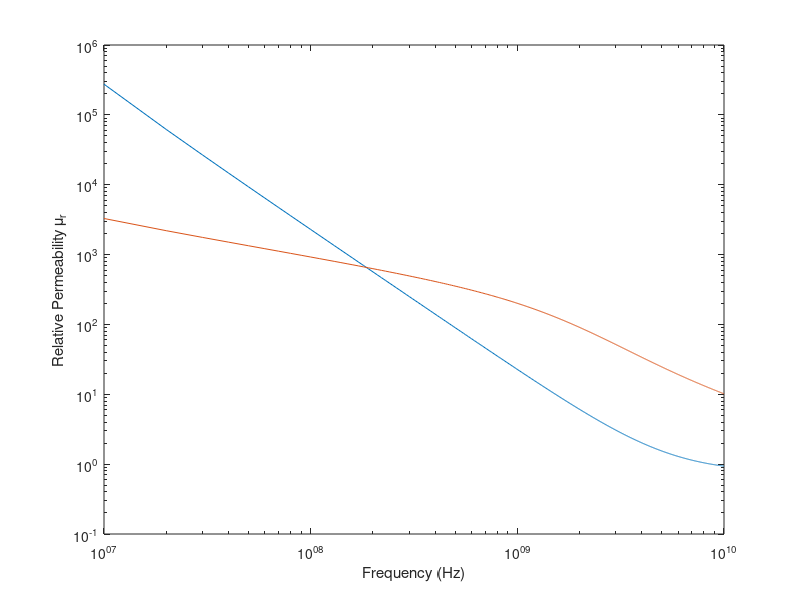

The MATLAB script that drew this image:
clc;clear all;
fi=fopen('Permeability.txt');
l=fgetl(fi);
in=1;
while ischar(l)
%for kj=1:81
    %%disp(l);
    text{in}=l;
    data{in}=sscanf(text{in},'%f %f');
    f(in)=(data{in}(1));
    eps(in)=data{in}(2);
    
    l=fgetl(fi);
    in=in+1;
end

epsr=0.9999;
a0=1e-4;%0.1mm
c0=2.99792458e8;%Speed of Light (m/s)
f0=c0/a0;%3000GHz
t0=1/f0;%0.33e-12 (s)
mu0=4*pi*(1e-7);% (H/m)
eps0=8.854187817e-12;% (F/m)

loglog(f,eps);
hold on;
plot(f,imag(sqrt((1i*2*pi*f.*eps*mu0)./((1)+1i*2*pi*f*10*eps0))));

%grid('on')
xlabel('Frequency (Hz)')
ylabel('Relative Permeability \mu_r')
